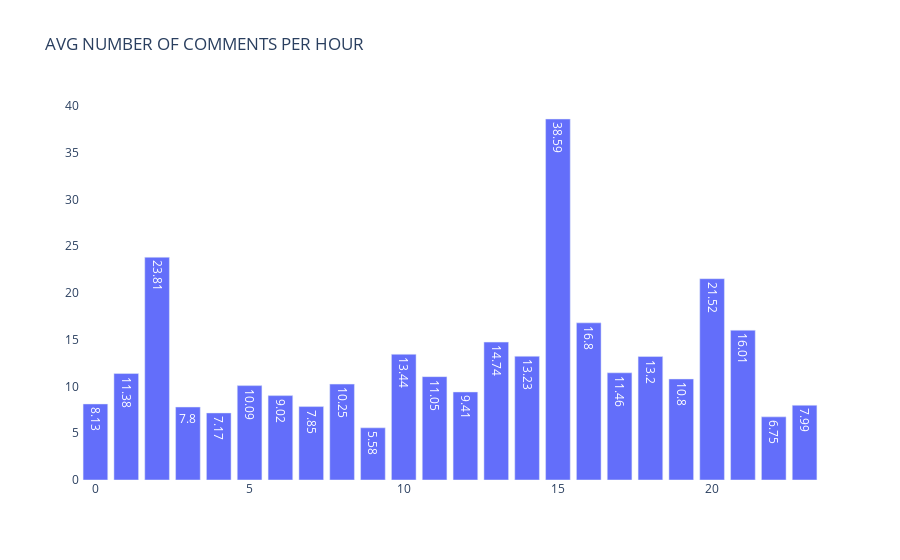

The cell this chart's notebook holds for it:
### Markdown cell above
We have seen that from 15h to 21h is when people publish more on Hacker News. Now we will show the number of **average number of 
comments per hour**.

### Code cell
#We transform it to a tuple to be able to sort it. 
table_display2 = []
hours_avg_plot = []
for key in comments_by_hour:
        number_posts = counts_by_hour[key]
        key_val_as_tuple = (comments_by_hour[key]/number_posts, key) #We have to calculate de avg number of comments.
        hours_tuple_avg = (key,comments_by_hour[key]/number_posts)
        table_display2.append(key_val_as_tuple)
        hours_avg_plot.append(hours_tuple_avg)
        table_sorted2 = sorted(table_display2, reverse = True)
        plot_hours_sorted = sorted(hours_avg_plot,reverse = False)
avg_posts = []
hours2 = []
for key in plot_hours_sorted:
    post = round(key[1],2)
    hour = key[0]
    avg_posts.append(post)
    hours2.append(hour)
    
fig2 = go.Figure(data=[go.Bar(
            x=hours2, y=avg_posts,
            text= avg_posts,
            textposition='auto',
            
        )])
fig2.update_layout(title = 'AVG NUMBER OF COMMENTS PER HOUR',plot_bgcolor='rgba(0,0,0,0)',)
fig2.show()

### Figure 1 — Plotly figure (JSON) as saved in the notebook; plotly's stock layout.template omitted (floating-point values rounded to 4 significant figures)
{"data": [{"text": ["8.13", "11.38", "23.81", "7.8", "7.17", "10.09", "9.02", "7.85", "10.25", "5.58", "13.44", "11.05", "9.41", "14.74", "13.23", "38.59", "16.8", "11.46", "13.2", "10.8", "21.52", "16.01", "6.75", "7.99"], "textposition": "auto", "type": "bar", "x": ["00", "01", "02", "03", "04", "05", "06", "07", "08", "09", "10", "11", "12", "13", "14", "15", "16", "17", "18", "19", "20", "21", "22", "23"], "y": [8.13, 11.38, 23.81, 7.8, 7.17, 10.09, 9.02, 7.85, 10.25, 5.58, 13.44, 11.05, 9.41, 14.74, 13.23, 38.59, 16.8, 11.46, 13.2, 10.8, 21.52, 16.01, 6.75, 7.99]}], "layout": {"plot_bgcolor": "rgba(0,0,0,0)", "title": {"text": "AVG NUMBER OF COMMENTS PER HOUR"}}}
